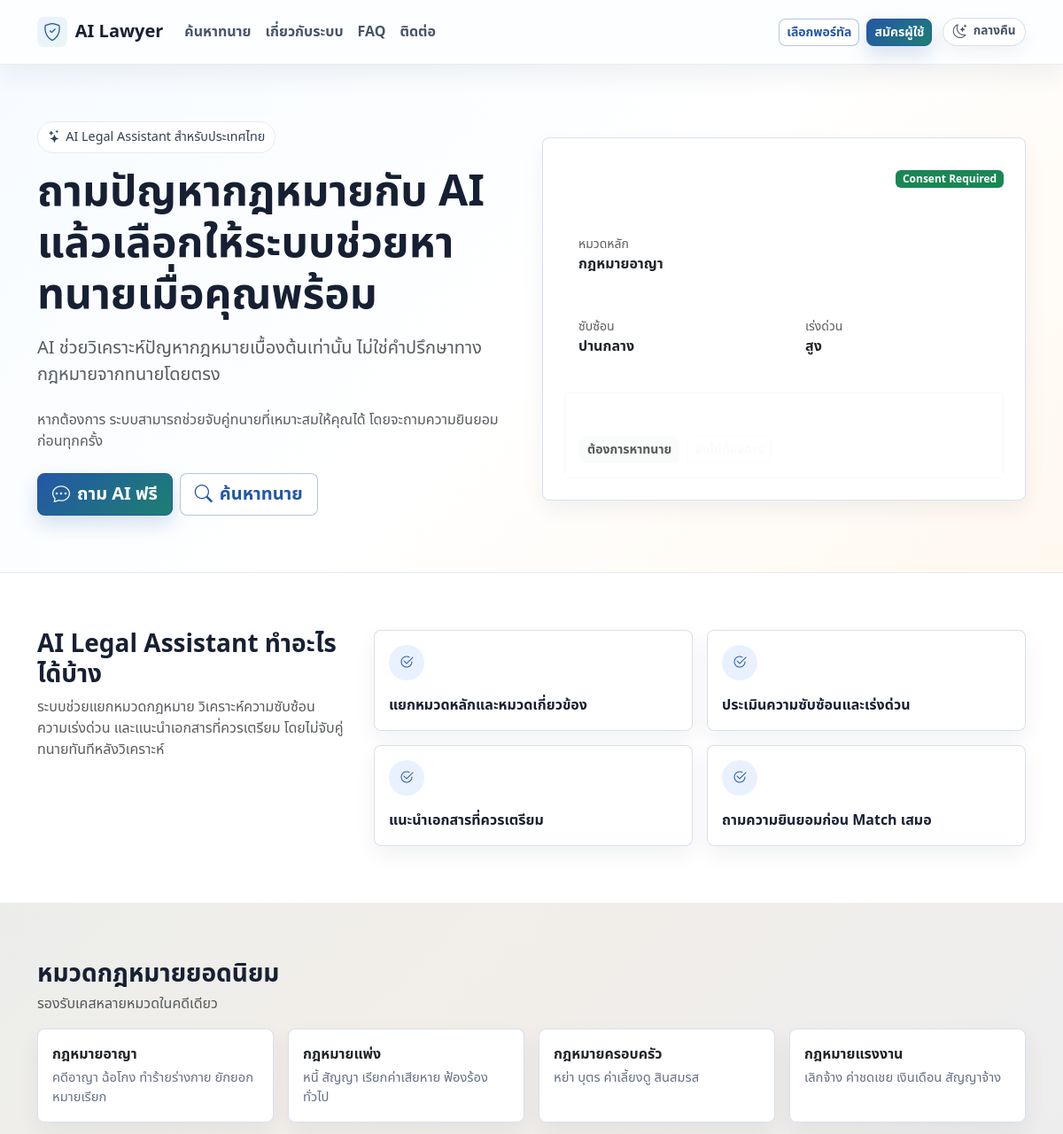
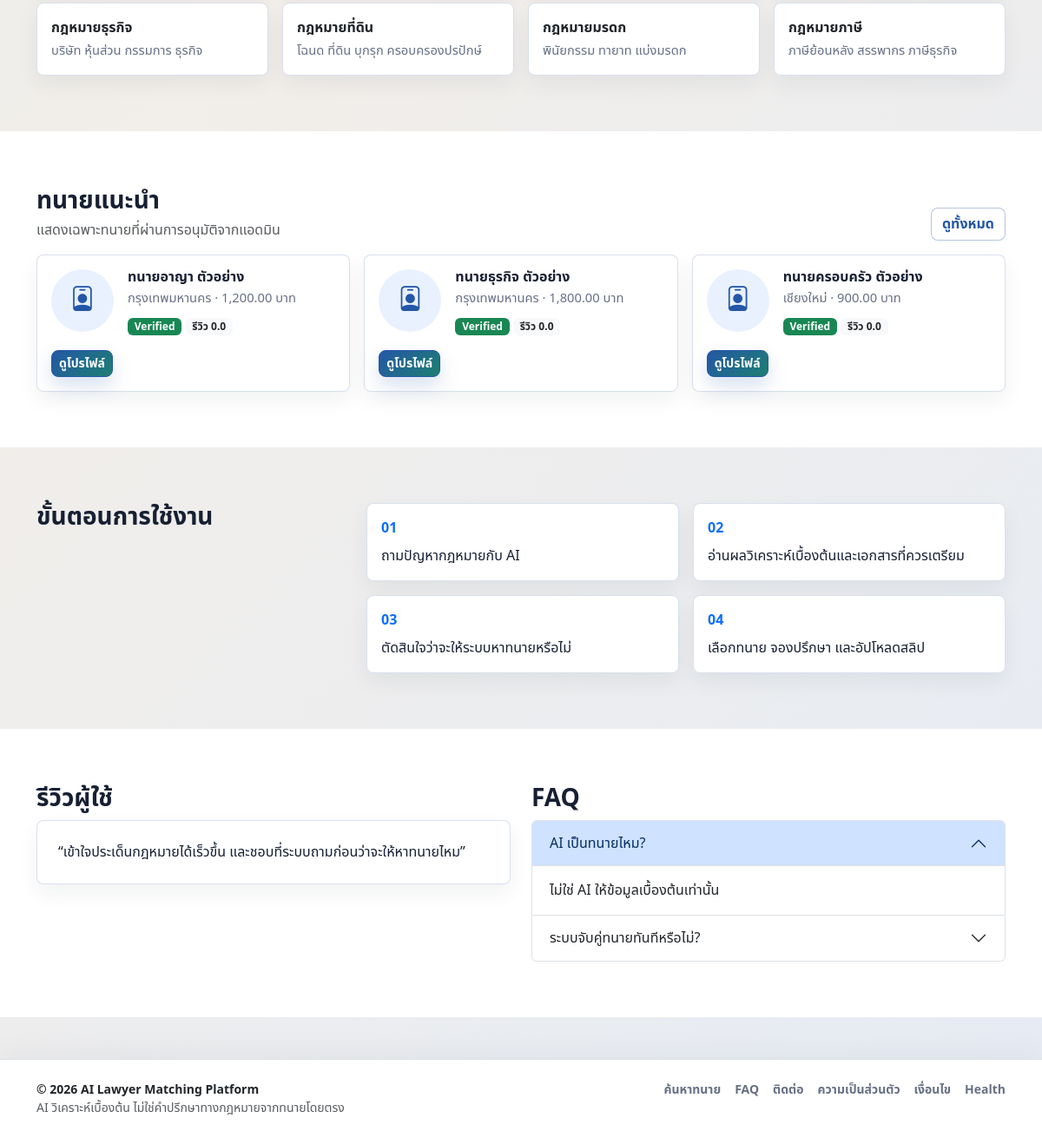
The page / on the database its author committed (2 pictures, top to bottom).
### tables this page shows
CREATE TABLE IF NOT EXISTS legal_categories (
    id INT AUTO_INCREMENT PRIMARY KEY,
    name VARCHAR(255) NOT NULL,
    slug VARCHAR(100) UNIQUE NOT NULL,
    description TEXT,
    created_at TIMESTAMP DEFAULT CURRENT_TIMESTAMP
);

CREATE TABLE IF NOT EXISTS lawyers (
    id INT AUTO_INCREMENT PRIMARY KEY,
    user_id INT NOT NULL,
    license_number VARCHAR(100),
    province VARCHAR(100),
    bio TEXT,
    experience_years INT DEFAULT 0,
    consultation_fee DECIMAL(10,2) DEFAULT 0,
    complex_case_experience TINYINT(1) DEFAULT 0,
    is_available TINYINT(1) DEFAULT 1,
    verified TINYINT(1) DEFAULT 0,
    status ENUM('pending','approved','rejected','suspended') DEFAULT 'pending',
    created_at TIMESTAMP DEFAULT CURRENT_TIMESTAMP,
    FOREIGN KEY (user_id) REFERENCES users(id),
    UNIQUE KEY lawyers_user_unique (user_id),
    KEY idx_lawyers_status_available (status, is_available)
);

CREATE TABLE IF NOT EXISTS users (
    id INT AUTO_INCREMENT PRIMARY KEY,
    name VARCHAR(255) NOT NULL,
    email VARCHAR(255) UNIQUE NOT NULL,
    phone VARCHAR(50),
    password VARCHAR(255) NOT NULL,
    role ENUM('user','lawyer','admin') DEFAULT 'user',
    status ENUM('active','inactive','banned') DEFAULT 'active',
    created_at TIMESTAMP DEFAULT CURRENT_TIMESTAMP,
    KEY idx_users_role (role)
);

### config/env.php (called while the page is built, shortened)
<?php
function loadEnvFile(?string $path = null): void
{
    static $loaded = false;
    if ($loaded) {
        return;
    }
    $loaded = true;
    $path = $path ?: dirname(__DIR__) . '/.env';
    if (!is_file($path) || !is_readable($path)) {
        return;
    }
}
function envValue(string $key, mixed $default = null): mixed
{
    $value = getenv($key);
    return $value === false ? $default : $value;
}
function envBool(string $key, bool $default = false): bool
{
    $value = envValue($key, null);
    return in_array(strtolower((string) $value), ['1', 'true', 'yes', 'on'], true);
}

### includes/auth.php (called while the page is built, shortened)
<?php
require_once __DIR__ . '/functions.php';
require_once __DIR__ . '/../config/database.php';
function currentUser(): ?array
{
    $loaded = true;
    if (empty($_SESSION['user_id'])) {
        return null;
    }
    $stmt = db()->prepare('SELECT id, name, email, phone, role, status, created_at FROM users WHERE id = ? LIMIT 1');
    $stmt->execute([$_SESSION['user_id']]);
    $user = $stmt->fetch() ?: null;
    return $user;
}

### config/app.php (called while the page is built)
<?php
require_once __DIR__ . '/env.php';
return [
    'app_name' => 'AI Lawyer Matching Platform',
    'base_url' => envValue('APP_URL', ''),
    'env' => envValue('APP_ENV', 'local'),
    'debug' => envBool('APP_DEBUG', false),
    'timezone' => 'Asia/Bangkok',
    'commission_percent' => 20,
    'registration_enabled' => envBool('REGISTRATION_ENABLED', true),
    'registration_rate_limit' => (int) envValue('REGISTRATION_RATE_LIMIT', 10),
    'password_min_length' => max(8, (int) envValue('PASSWORD_MIN_LENGTH', 8)),
    'auto_login_after_register' => envBool('AUTO_LOGIN_AFTER_REGISTER', false),
    'require_terms_acceptance' => envBool('REQUIRE_TERMS_ACCEPTANCE', true),
    'lawyer_registration_enabled' => envBool('LAWYER_REGISTRATION_ENABLED', true),
    'social_login' => [
        'google' => [
            'enabled' => envBool('GOOGLE_LOGIN_ENABLED', false),
            'client_id' => envValue('GOOGLE_CLIENT_ID', ''),
            'client_secret' => envValue('GOOGLE_CLIENT_SECRET', ''),
        ],
        'facebook' => [
            'enabled' => envBool('FACEBOOK_LOGIN_ENABLED', false),
            'client_id' => envValue('FACEBOOK_CLIENT_ID', ''),
            'client_secret' => envValue('FACEBOOK_CLIENT_SECRET', ''),
            'graph_version' => envValue('FACEBOOK_GRAPH_VERSION', 'v24.0'),
        ],
    ],
    'upload_max_bytes' => 15 * 1024 * 1024,
    'allowed_upload_mimes' => [
        'application/pdf',
        'image/jpeg',
        'image/png',
        'image/webp',
        'audio/mpeg',
        'audio/mp4',
        'audio/ogg',
        'audio/wav',
        'audio/x-wav',
        'audio/webm',
        'video/webm',
        'application/msword',
        'application/vnd.openxmlformats-officedocument.wordprocessingml.document',
    ],
    'bank' => [
        'account_name' => 'AI Lawyer Matching Platform Co., Ltd.',
        'account_number' => '000-0-00000-0',
        'bank_name' => 'ธนาคารตัวอย่าง',
        'promptpay_id' => '0999999999',
    ],
];

### includes/functions.php (called while the page is built, shortened)
<?php
function app_config(?string $key = null, mixed $default = null): mixed
{
    static $config = null;
    if ($config === null) {
        $config = require __DIR__ . '/../config/app.php';
    }
    return $key === null ? $config : ($config[$key] ?? $default);
}
function e(?string $value): string
{
    return htmlspecialchars((string) $value, ENT_QUOTES, 'UTF-8');
}
function url(string $path): string
{
    $baseUrl = rtrim((string) app_config('base_url', ''), '/');
    return $baseUrl . '/' . ltrim($path, '/');
}
function formatMoney(float|int|string|null $amount): string
{
    return number_format((float) $amount, 2) . ' บาท';
}

### config/database.php (called while the page is built, shortened)
<?php
require_once __DIR__ . '/env.php';
final class Database
{
    private static ?PDO $pdo = null;
    public static function connection(): PDO
    {
        if (self::$pdo instanceof PDO) {
            return self::$pdo;
        }
        $connection = strtolower((string) envValue('DB_CONNECTION', 'mysql'));
        $host = envValue('DB_HOST', '127.0.0.1');
        $port = envValue('DB_PORT', '3306');
        $database = envValue('DB_DATABASE', 'ai_lawyer_platform');
        $username = envValue('DB_USERNAME', 'root');
        $password = envValue('DB_PASSWORD', '');
        $dsn = "mysql:host={$host};port={$port};dbname={$database};charset=utf8mb4";
        self::$pdo = new PDO($dsn, $username, $password, [
            PDO::ATTR_ERRMODE => PDO::ERRMODE_EXCEPTION,
            PDO::ATTR_DEFAULT_FETCH_MODE => PDO::FETCH_ASSOC,
            PDO::ATTR_EMULATE_PREPARES => false,
        ]);
        return self::$pdo;
    }
}
function db(): PDO
{
    return Database::connection();
}

### public/index.php (the view, shortened to what this page needs)
<?php
require_once __DIR__ . '/../includes/header.php';
$categories = [];
$featuredLawyers = [];
try {
    $categories = db()->query('SELECT name, slug, description FROM legal_categories ORDER BY id LIMIT 8')->fetchAll();
    $featuredLawyers = db()->query(
        'SELECT l.id, l.province, l.consultation_fee, l.verified, u.name,
                (SELECT COALESCE(AVG(r.rating), 0) FROM reviews r WHERE r.lawyer_id = l.id) AS avg_rating
         FROM lawyers l
         JOIN users u ON u.id = l.user_id
         WHERE l.status = "approved" AND l.is_available = 1
         ORDER BY l.verified DESC, avg_rating DESC
         LIMIT 3'
    )->fetchAll();
} catch (Throwable) {
    $categories = [
        ['name' => 'กฎหมายอาญา', 'slug' => 'criminal', 'description' => 'ฉ้อโกง หมายเรียก แจ้งความ'],
        ['name' => 'กฎหมายแพ่ง', 'slug' => 'civil', 'description' => 'หนี้ สัญญา ค่าเสียหาย'],
        ['name' => 'กฎหมายแรงงาน', 'slug' => 'labor', 'description' => 'เลิกจ้าง ค่าชดเชย'],
        ['name' => 'กฎหมายธุรกิจ', 'slug' => 'business', 'description' => 'บริษัท หุ้นส่วน สัญญา'],
    ];
}
?>
<section class="hero section-band">
    <div class="container">
        <div class="row align-items-center g-4">
            <div class="col-lg-6">
                <span class="legal-badge mb-3"><i class="bi bi-stars"></i> AI Legal Assistant สำหรับประเทศไทย</span>
                <h1 class="display-5 fw-bold mb-3">ถามปัญหากฎหมายกับ AI แล้วเลือกให้ระบบช่วยหาทนายเมื่อคุณพร้อม</h1>
                <p class="lead text-muted mb-4">AI ช่วยวิเคราะห์ปัญหากฎหมายเบื้องต้นเท่านั้น ไม่ใช่คำปรึกษาทางกฎหมายจากทนายโดยตรง</p>
                <p class="text-muted">หากต้องการ ระบบสามารถช่วยจับคู่ทนายที่เหมาะสมให้คุณได้ โดยจะถามความยินยอมก่อนทุกครั้ง</p>
                <div class="d-flex flex-wrap gap-2 mt-4">
                    <a class="btn btn-primary btn-lg" href="<?= e($user ? url('/user/ai-chat.php') : url('/user/login.php')) ?>"><i class="bi bi-chat-dots me-2"></i>ถาม AI ฟรี</a>
                    <a class="btn btn-outline-primary btn-lg" href="<?= e(url('/public/lawyers.php')) ?>"><i class="bi bi-search me-2"></i>ค้นหาทนาย</a>
                </div>
            </div>
            <div class="col-lg-6">
                <div class="hero-visual app-card p-4">
                    <div class="hero-visual-inner">
                        <div class="d-flex justify-content-between align-items-center mb-4">
                            <div>
                                <div class="small text-white-50">Case Analysis</div>
                                <h3 class="h5 mb-0">AI วิเคราะห์เบื้องต้น</h3>
                            </div>
                            <span class="badge text-bg-success">Consent Required</span>
                        </div>
                        <div class="bg-white text-dark p-3 rounded-2 mb-3">
                            <div class="small text-muted">หมวดหลัก</div>
                            <div class="fw-bold">กฎหมายอาญา</div>
                        </div>
                        <div class="row g-3">
                            <div class="col-6"><div class="bg-white text-dark p-3 rounded-2"><div class="small text-muted">ซับซ้อน</div><div class="fw-bold">ปานกลาง</div></div></div>
                            <div class="col-6"><div class="bg-white text-dark p-3 rounded-2"><div class="small text-muted">เร่งด่วน</div><div class="fw-bold">สูง</div></div></div>
                        </div>
                        <div class="mt-4 p-3 border border-light rounded-2">
                            <div class="fw-semibold mb-2">ต้องการให้ระบบช่วยหาทนายไหม?</div>
                            <div class="d-flex gap-2">
                                <span class="btn btn-light btn-sm disabled">ต้องการหาทนาย</span>
                                <span class="btn btn-outline-light btn-sm disabled">ยังไม่ต้องการ</span>
                            </div>
                        </div>
                    </div>
                </div>
            </div>
        </div>
    </div>
</section>
<section class="section-band bg-white">
    <div class="container">
        <div class="row g-4 align-items-start">
            <div class="col-lg-4">
                <h2 class="h3 fw-bold">AI Legal Assistant ทำอะไรได้บ้าง</h2>
                <p class="text-muted">ระบบช่วยแยกหมวดกฎหมาย วิเคราะห์ความซับซ้อน ความเร่งด่วน และแนะนำเอกสารที่ควรเตรียม โดยไม่จับคู่ทนายทันทีหลังวิเคราะห์</p>
            </div>
            <div class="col-lg-8">
                <div class="row g-3">
                    <?php foreach (['แยกหมวดหลักและหมวดเกี่ยวข้อง', 'ประเมินความซับซ้อนและเร่งด่วน', 'แนะนำเอกสารที่ควรเตรียม', 'ถามความยินยอมก่อน Match เสมอ'] as $item): ?>
                        <div class="col-md-6">
                            <div class="app-card p-3 h-100">
                                <span class="icon-pill mb-3"><i class="bi bi-check2-circle"></i></span>
                                <div class="fw-semibold"><?= e($item) ?></div>
                            </div>
                        </div>
                    <?php endforeach; ?>
                </div>
            </div>
        </div>
    </div>
</section>
<section class="section-band">
    <div class="container">
        <div class="d-flex justify-content-between align-items-end mb-3">
            <div>
                <h2 class="h3 fw-bold mb-1">หมวดกฎหมายยอดนิยม</h2>
                <p class="text-muted mb-0">รองรับเคสหลายหมวดในคดีเดียว</p>
            </div>
        </div>
        <div class="row g-3">
            <?php foreach ($categories as $category): ?>
                <div class="col-md-3">
                    <a class="app-card p-3 h-100 d-block text-dark" href="<?= e(url('/public/lawyers.php?category=' . urlencode($category['slug']))) ?>">
                        <div class="fw-bold"><?= e($category['name']) ?></div>
                        <div class="small-muted mt-1"><?= e($category['description'] ?? '') ?></div>
                    </a>
                </div>
            <?php endforeach; ?>
        </div>
    </div>
</section>
<section class="section-band bg-white">
    <div class="container">
        <div class="d-flex justify-content-between align-items-end mb-3">
            <div>
                <h2 class="h3 fw-bold mb-1">ทนายแนะนำ</h2>
                <p class="text-muted mb-0">แสดงเฉพาะทนายที่ผ่านการอนุมัติจากแอดมิน</p>
            </div>
            <a href="<?= e(url('/public/lawyers.php')) ?>" class="btn btn-outline-primary">ดูทั้งหมด</a>
        </div>
        <div class="row g-3">
            <?php foreach ($featuredLawyers as $lawyer): ?>
                <div class="col-md-4">
                    <div class="app-card p-3 h-100">
                        <div class="d-flex gap-3">
                            <div class="profile-avatar"><i class="bi bi-person-badge"></i></div>
                            <div>
                                <h3 class="h6 fw-bold mb-1"><?= e($lawyer['name']) ?></h3>
                                <div class="small-muted"><?= e($lawyer['province']) ?> · <?= e(formatMoney($lawyer['consultation_fee'])) ?></div>
                                <div class="mt-2">
                                    <span class="badge text-bg-success">Verified</span>
                                    <span class="badge text-bg-light text-dark">รีวิว <?= e(number_format((float) $lawyer['avg_rating'], 1)) ?></span>
                                </div>
                            </div>
                        </div>
                        <a class="btn btn-sm btn-primary mt-3" href="<?= e(url('/public/lawyer-detail.php?id=' . $lawyer['id'])) ?>">ดูโปรไฟล์</a>
                    </div>
                </div>
            <?php endforeach; ?>
        </div>
    </div>
</section>
<section class="section-band">
    <div class="container">
        <div class="row g-4">
            <div class="col-lg-4"><h2 class="h3 fw-bold">ขั้นตอนการใช้งาน</h2></div>
            <div class="col-lg-8">
                <div class="row g-3">
                    <?php foreach (['ถามปัญหากฎหมายกับ AI', 'อ่านผลวิเคราะห์เบื้องต้นและเอกสารที่ควรเตรียม', 'ตัดสินใจว่าจะให้ระบบหาทนายหรือไม่', 'เลือกทนาย จองปรึกษา และอัปโหลดสลิป'] as $index => $step): ?>
                        <div class="col-md-6">
                            <div class="app-card p-3 h-100">
                                <div class="fw-bold text-primary mb-2">0<?= $index + 1 ?></div>
                                <div><?= e($step) ?></div>
                            </div>
                        </div>
                    <?php endforeach; ?>
                </div>
            </div>
        </div>
    </div>
</section>
<section class="section-band bg-white">
    <div class="container">
        <div class="row g-4">
            <div class="col-md-6">
                <h2 class="h3 fw-bold">รีวิวผู้ใช้</h2>
                <div class="app-card p-4">“เข้าใจประเด็นกฎหมายได้เร็วขึ้น และชอบที่ระบบถามก่อนว่าจะให้หาทนายไหม”</div>
            </div>
            <div class="col-md-6">
                <h2 class="h3 fw-bold">FAQ</h2>
                <div class="accordion" id="faq">
                    <div class="accordion-item">
                        <h3 class="accordion-header"><button class="accordion-button" data-bs-toggle="collapse" data-bs-target="#faq1">AI เป็นทนายไหม?</button></h3>
                        <div id="faq1" class="accordion-collapse collapse show" data-bs-parent="#faq"><div class="accordion-body">ไม่ใช่ AI ให้ข้อมูลเบื้องต้นเท่านั้น</div></div>
                    </div>
                    <div class="accordion-item">
                        <h3 class="accordion-header"><button class="accordion-button collapsed" data-bs-toggle="collapse" data-bs-target="#faq2">ระบบจับคู่ทนายทันทีหรือไม่?</button></h3>
                    </div>
                </div>
            </div>
        </div>
    </div>
</section>
<?php require_once __DIR__ . '/../includes/footer.php'; ?>

### rows shown on the page
legal_categories: name "กฎหมายอาญา", description "คดีอาญา ฉ้อโกง ทำร้ายร่างกาย ยักยอก หมายเรียก"
legal_categories: name "กฎหมายแพ่ง", description "หนี้ สัญญา เรียกค่าเสียหาย ฟ้องร้องทั่วไป"
legal_categories: name "กฎหมายครอบครัว", description "หย่า บุตร ค่าเลี้ยงดู สินสมรส"
legal_categories: name "กฎหมายแรงงาน", description "เลิกจ้าง ค่าชดเชย เงินเดือน สัญญาจ้าง"
legal_categories: name "กฎหมายธุรกิจ", description "บริษัท หุ้นส่วน กรรมการ ธุรกิจ"
legal_categories: name "กฎหมายที่ดิน", description "โฉนด ที่ดิน บุกรุก ครอบครองปรปักษ์"
legal_categories: name "กฎหมายมรดก", description "พินัยกรรม ทายาท แบ่งมรดก"
legal_categories: name "กฎหมายภาษี", description "ภาษีย้อนหลัง สรรพากร ภาษีธุรกิจ"
lawyers: user.name "ทนายอาญา ตัวอย่าง", province "กรุงเทพมหานคร", consultation_fee "1,200.00 บาท", avg_rating "0.0"
lawyers: user.name "ทนายธุรกิจ ตัวอย่าง", province "กรุงเทพมหานคร", consultation_fee "1,800.00 บาท", avg_rating "0.0"
lawyers: user.name "ทนายครอบครัว ตัวอย่าง", province "เชียงใหม่", consultation_fee "900.00 บาท", avg_rating "0.0"

### other values the page prints
$item "แยกหมวดหลักและหมวดเกี่ยวข้อง"
$item "ประเมินความซับซ้อนและเร่งด่วน"
$item "แนะนำเอกสารที่ควรเตรียม"
$item "ถามความยินยอมก่อน Match เสมอ"
$step "ถามปัญหากฎหมายกับ AI"
$step "อ่านผลวิเคราะห์เบื้องต้นและเอกสารที่ควรเตรียม"
$step "ตัดสินใจว่าจะให้ระบบหาทนายหรือไม่"
$step "เลือกทนาย จองปรึกษา และอัปโหลดสลิป"
